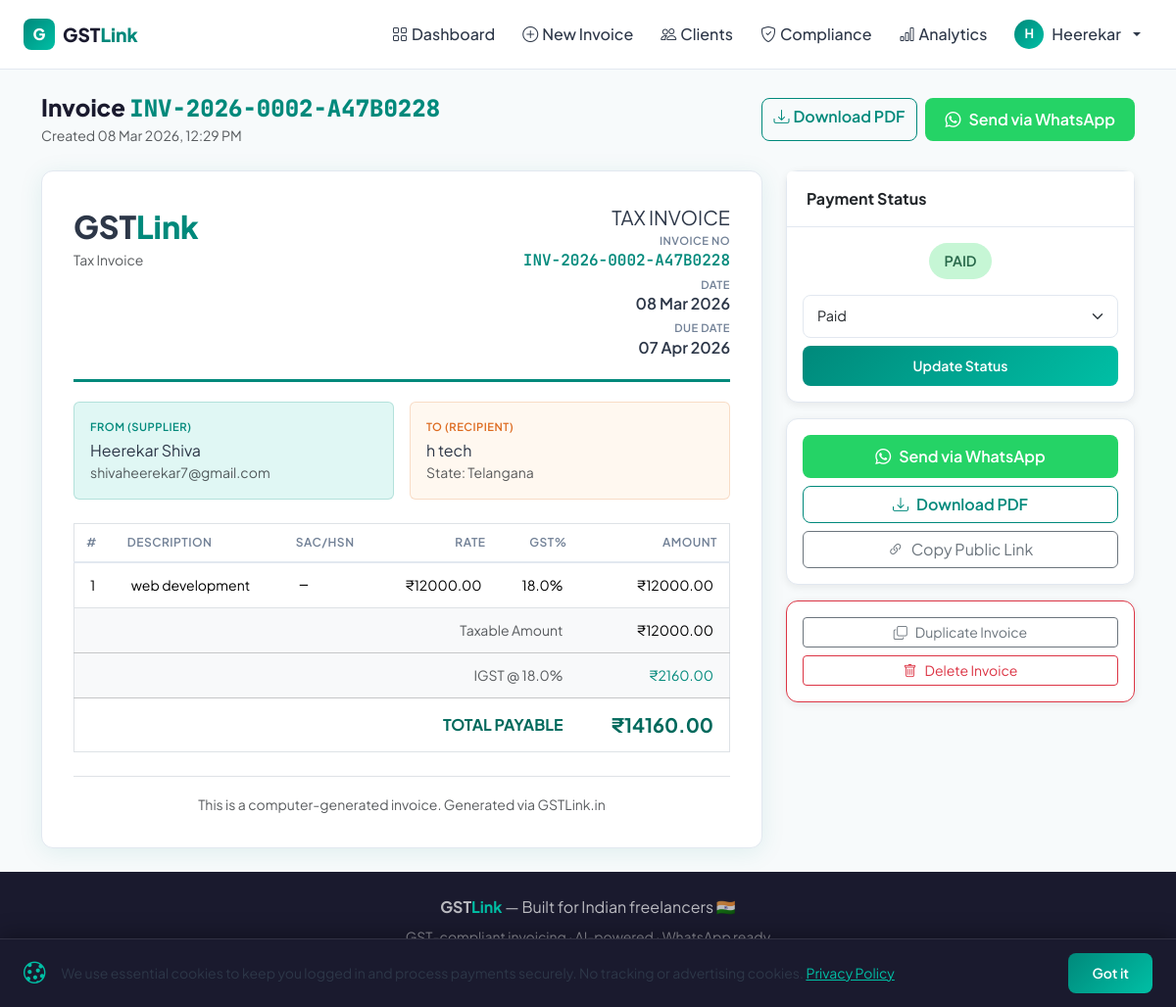
/invoice/2 (signed in), run on the app's committed database.
### database/models.py (models this page shows, shortened)
class User(UserMixin, db.Model):
    __tablename__ = 'users'
    id = db.Column(db.Integer, primary_key=True)
    name = db.Column(db.String(100), nullable=False)
    email = db.Column(db.String(150), unique=True, nullable=False)
    password = db.Column(db.String(200), nullable=False)
    gstin = db.Column(db.String(15))
    business_name = db.Column(db.String(150))
    address = db.Column(db.Text)
    phone = db.Column(db.String(15))
    hsn_code = db.Column(db.String(10))
    hourly_rate = db.Column(db.Float, default=0)
    plan_type = db.Column(db.String(20), default='trial')
    trial_started_at = db.Column(db.DateTime, default=datetime.utcnow)
    trial_ends_at = db.Column(db.DateTime, nullable=True)   # set on register
    daily_invoice_count = db.Column(db.Integer, default=0)
    daily_reset_date = db.Column(db.Date, default=date.today)
    stripe_customer_id = db.Column(db.String(100))
    created_at = db.Column(db.DateTime, default=datetime.utcnow)
    email_verified = db.Column(db.Boolean, default=False)
    email_verify_token = db.Column(db.String(64), nullable=True)
    email_verify_token_expires = db.Column(db.DateTime, nullable=True)  # 24h expiry
    password_reset_token = db.Column(db.String(64), nullable=True)
    password_reset_expires = db.Column(db.DateTime, nullable=True)
    failed_login_count = db.Column(db.Integer, default=0)
    locked_until = db.Column(db.DateTime, nullable=True)
    clients = db.relationship('Client', backref='owner', lazy=True)
    invoices = db.relationship('Invoice', backref='creator', lazy=True)

class Invoice(db.Model):
    __tablename__ = 'invoices'
    id = db.Column(db.Integer, primary_key=True)
    user_id = db.Column(db.Integer, db.ForeignKey('users.id'), nullable=False)
    client_id = db.Column(db.Integer, db.ForeignKey('clients.id'), nullable=False)
    invoice_number = db.Column(db.String(30), unique=True, nullable=False)
    description = db.Column(db.Text)
    hsn_sac = db.Column(db.String(10))
    amount = db.Column(db.Float, nullable=False)
    gst_type = db.Column(db.String(10))  # CGST_SGST | IGST
    gst_rate = db.Column(db.Float, default=18.0)
    cgst = db.Column(db.Float, default=0)
    sgst = db.Column(db.Float, default=0)
    igst = db.Column(db.Float, default=0)
    total = db.Column(db.Float, nullable=False)
    pdf_path = db.Column(db.String(300))
    payment_status = db.Column(db.String(20), default='unpaid')  # unpaid | paid | partial
    due_date = db.Column(db.Date)
    upi_id = db.Column(db.String(50))
    notes = db.Column(db.Text)
    public_token = db.Column(db.String(32), unique=True, nullable=False,
                             default=lambda: secrets.token_urlsafe(24))
    public_token_expires_at = db.Column(db.DateTime, nullable=True)  # None = no expiry set yet
    created_at = db.Column(db.DateTime, default=datetime.utcnow)

class Client(db.Model):
    __tablename__ = 'clients'
    id = db.Column(db.Integer, primary_key=True)
    user_id = db.Column(db.Integer, db.ForeignKey('users.id'), nullable=False)
    client_name = db.Column(db.String(150), nullable=False)
    client_gstin = db.Column(db.String(15))
    email = db.Column(db.String(150))
    phone = db.Column(db.String(15))
    address = db.Column(db.Text)
    state = db.Column(db.String(50))
    state_code = db.Column(db.String(5))
    created_at = db.Column(db.DateTime, default=datetime.utcnow)
    invoices = db.relationship('Invoice', backref='client', lazy=True)

### app.py (the view)
@app.route('/invoice/<int:invoice_id>')
@login_required
def view_invoice(invoice_id):
    invoice = Invoice.query.filter_by(id=invoice_id, user_id=current_user.id).first_or_404()
    client = invoice.client
    supplier_state = get_state_from_gstin(current_user.gstin) if current_user.gstin else ''
    return render_template('view_invoice.html', invoice=invoice, client=client,
                           supplier=current_user, supplier_state=supplier_state)

### templates/view_invoice.html (shortened to what this page needs)
{% extends "base.html" %}
{% block content %}
<div class="container py-4">
  <div class="d-flex justify-content-between align-items-center mb-4">
    <div>
      <h4 class="page-title mb-0">Invoice <span class="mono" style="color:var(--teal)">{{ invoice.invoice_number }}</span></h4>
      <small class="text-muted">Created {{ invoice.created_at.strftime('%d %b %Y, %I:%M %p') }}</small>
    </div>
    <div class="d-flex gap-2 flex-wrap">
      {% if invoice.pdf_path %}
      <a href="{{ url_for('download_invoice', invoice_id=invoice.id) }}" class="btn btn-outline-primary">
        <i class="bi bi-download me-1"></i>Download PDF
      </a>
      {% endif %}
      <button class="btn-whatsapp"
              data-action="whatsapp"
              data-invoice="{{ invoice.invoice_number | e }}"
              data-total="{{ '%.2f'|format(invoice.total) }}"
              data-client="{{ client.client_name | e }}"
              data-link="{{ config.BASE_URL }}/invoice/view/{{ invoice.public_token | e }}">
        <i class="bi bi-whatsapp"></i>Send via WhatsApp
      </button>
    </div>
  </div>
  <div class="row g-4">
    <div class="col-lg-8">
      <div class="invoice-preview">
        <div class="inv-header d-flex justify-content-between align-items-start">
          <div>
            <div class="inv-brand">GST<span>Link</span></div>
            <div class="text-muted small">Tax Invoice</div>
          </div>
          <div class="text-end">
            <div class="fw-700 fs-5">TAX INVOICE</div>
            <div class="inv-label">Invoice No</div>
            <div class="inv-value mono" style="color:var(--teal)">{{ invoice.invoice_number }}</div>
            <div class="inv-label mt-1">Date</div>
            <div class="inv-value">{{ invoice.created_at.strftime('%d %b %Y') }}</div>
            {% if invoice.due_date %}
            <div class="inv-label mt-1">Due Date</div>
            <div class="inv-value">{{ invoice.due_date.strftime('%d %b %Y') }}</div>
            {% endif %}
          </div>
        </div>
        <div class="row g-3 mb-4">
          <div class="col-6">
            <div class="p-3 rounded" style="background:var(--teal-pale);border:1px solid rgba(0,137,123,.2)">
              <div class="inv-label text-teal mb-1" style="color:var(--teal)">FROM (Supplier)</div>
              <div class="fw-700">{{ supplier.business_name or supplier.name }}</div>
              <div class="small text-muted">{{ supplier.email }}</div>
            </div>
          </div>
          <div class="col-6">
            <div class="p-3 rounded" style="background:#fff8f0;border:1px solid rgba(221,107,32,.2)">
              <div class="inv-label mb-1" style="color:#dd6b20">TO (Recipient)</div>
              <div class="fw-700">{{ client.client_name }}</div>
              {% if client.state %}<div class="small text-muted">State: {{ client.state }}</div>{% endif %}
            </div>
          </div>
        </div>
        <table class="table gst-table border rounded">
          <thead style="background:var(--dark);color:white;">
            <tr>
              <th>#</th><th>Description</th><th>SAC/HSN</th><th class="text-end">Rate</th><th class="text-end">GST%</th><th class="text-end">Amount</th>
            </tr>
          </thead>
          <tbody>
            <tr>
              <td>1</td>
              <td>{{ invoice.description or 'Professional Services' }}</td>
              <td class="mono">{{ invoice.hsn_sac or '—' }}</td>
              <td class="text-end">₹{{ "%.2f"|format(invoice.amount) }}</td>
              <td class="text-end">{{ invoice.gst_rate }}%</td>
              <td class="text-end fw-600">₹{{ "%.2f"|format(invoice.amount) }}</td>
            </tr>
          </tbody>
          <tfoot>
            <tr class="table-light"><td colspan="5" class="text-end text-muted">Taxable Amount</td><td class="text-end fw-600">₹{{ "%.2f"|format(invoice.amount) }}</td></tr>
            {% if invoice.gst_type == 'CGST_SGST' %}
            <tr class="table-light"><td colspan="5" class="text-end text-muted">CGST @ {{ invoice.gst_rate/2 }}%</td><td class="text-end fw-600" style="color:var(--teal)">₹{{ "%.2f"|format(invoice.cgst) }}</td></tr>
            <tr class="table-light"><td colspan="5" class="text-end text-muted">SGST @ {{ invoice.gst_rate/2 }}%</td><td class="text-end fw-600" style="color:var(--teal)">₹{{ "%.2f"|format(invoice.sgst) }}</td></tr>
            {% else %}
            <tr class="table-light"><td colspan="5" class="text-end text-muted">IGST @ {{ invoice.gst_rate }}%</td><td class="text-end fw-600" style="color:var(--teal)">₹{{ "%.2f"|format(invoice.igst) }}</td></tr>
            {% endif %}
            <tr class="gst-total-row"><td colspan="5" class="text-end">TOTAL PAYABLE</td><td class="text-end fw-800 fs-5">₹{{ "%.2f"|format(invoice.total) }}</td></tr>
          </tfoot>
        </table>
        <div class="mt-4 pt-3 border-top text-center">
          <small class="text-muted">This is a computer-generated invoice. Generated via GSTLink.in</small>
        </div>
      </div>
    </div>
    <div class="col-lg-4">
      <div class="card mb-3">
        <div class="card-header">Payment Status</div>
        <div class="card-body">
          <div class="mb-3 text-center">
            <span class="status-badge status-{{ invoice.payment_status }}" style="font-size:.9rem;padding:8px 16px">
              {{ invoice.payment_status.upper() }}
            </span>
          </div>
          <form method="POST" action="{{ url_for('update_invoice_status', invoice_id=invoice.id) }}">
            <select name="status" class="form-select form-select-sm mb-2">
              <option value="paid" {{ 'selected' if invoice.payment_status == 'paid' }}>Paid</option>
            </select>
            <button class="btn btn-sm btn-primary w-100">Update Status</button>
          </form>
        </div>
      </div>
      <div class="card mb-3">
        <div class="card-body p-3">
          <div class="d-grid gap-2">
            <button class="btn-whatsapp justify-content-center"
                    data-action="whatsapp"
                    data-invoice="{{ invoice.invoice_number | e }}"
                    data-total="{{ '%.2f'|format(invoice.total) }}"
                    data-client="{{ client.client_name | e }}"
                    data-link="{{ config.BASE_URL }}/invoice/view/{{ invoice.public_token | e }}">
              <i class="bi bi-whatsapp"></i>Send via WhatsApp
            </button>
            {% if invoice.pdf_path %}
            <a href="{{ url_for('download_invoice', invoice_id=invoice.id) }}" class="btn btn-outline-primary">
              <i class="bi bi-download me-2"></i>Download PDF
            </a>
            {% endif %}
            <button class="btn btn-outline-secondary"
                    data-action="copy"
                    data-link="{{ config.BASE_URL }}/invoice/view/{{ invoice.public_token | e }}">
              <i class="bi bi-link-45deg me-2"></i>Copy Public Link
            </button>
          </div>
        </div>
      </div>
      <div class="card border-danger">
        <div class="card-body p-3">
          <form method="POST" action="{{ url_for('duplicate_invoice', invoice_id=invoice.id) }}" class="mb-2">
            <button type="submit" class="btn btn-outline-secondary btn-sm w-100">
              <i class="bi bi-copy me-2"></i>Duplicate Invoice
            </button>
          </form>
          <form method="POST" action="{{ url_for('delete_invoice', invoice_id=invoice.id) }}" onsubmit="return confirm('Delete this invoice? This cannot be undone.')">
            <button type="submit" class="btn btn-outline-danger btn-sm w-100">
              <i class="bi bi-trash me-2"></i>Delete Invoice
            </button>
          </form>
        </div>
      </div>
    </div>
  </div>
</div>
{% endblock %}

### templates/base.html (shortened to what this page needs)
<!DOCTYPE html>
<html lang="en">
<head>
<link rel="stylesheet" href="https://cdnjs.cloudflare.com/ajax/libs/bootstrap/5.3.3/css/bootstrap.min.css"/>
<link rel="stylesheet" href="https://cdnjs.cloudflare.com/ajax/libs/bootstrap-icons/1.11.3/font/bootstrap-icons.min.css"/>
<link rel="stylesheet" href="{{ url_for('static', filename='css/main.css') }}"/>
</head>
<body>
<div id="cookieBanner" class="cookie-banner" style="display:none;">
  <div class="d-flex align-items-center gap-3 flex-wrap">
    <i class="bi bi-cookie" style="font-size:1.4rem;color:#00BFA5;flex-shrink:0;"></i>
    <p class="mb-0 small" style="flex:1;">
      We use essential cookies to keep you logged in and process payments securely. No tracking or advertising cookies.
      <a href="{{ url_for('privacy') }}" class="text-decoration-underline" style="color:#00BFA5;">Privacy Policy</a>
    </p>
    <button onclick="acceptCookies()" class="btn btn-sm btn-primary px-4" style="white-space:nowrap;">Got it</button>
  </div>
</div>
<nav class="navbar navbar-expand-lg navbar-light sticky-top" id="mainNav">
  <div class="container-fluid px-4">
    <a class="navbar-brand d-flex align-items-center gap-2" href="{{ url_for('landing') }}">
      <div class="brand-icon">G</div>
      <span class="brand-text">GST<span class="brand-accent">Link</span></span>
    </a>
    <div class="collapse navbar-collapse" id="navbarNav">
      {% if current_user.is_authenticated %}
      <ul class="navbar-nav ms-auto align-items-lg-center gap-1">
        <li class="nav-item"><a class="nav-link" href="{{ url_for('dashboard') }}"><i class="bi bi-grid me-1"></i>Dashboard</a></li>
        <li class="nav-item"><a class="nav-link" href="{{ url_for('new_invoice') }}"><i class="bi bi-plus-circle me-1"></i>New Invoice</a></li>
        <li class="nav-item"><a class="nav-link" href="{{ url_for('clients') }}"><i class="bi bi-people me-1"></i>Clients</a></li>
        <li class="nav-item"><a class="nav-link" href="{{ url_for('compliance') }}"><i class="bi bi-shield-check me-1"></i>Compliance</a></li>
        <li class="nav-item"><a class="nav-link" href="{{ url_for('analytics') }}"><i class="bi bi-bar-chart me-1"></i>Analytics</a></li>
        <li class="nav-item dropdown">
          <a class="nav-link dropdown-toggle d-flex align-items-center gap-2" href="#" data-bs-toggle="dropdown">
            <div class="avatar-sm">{{ current_user.name[0].upper() }}</div>
            <span class="d-none d-lg-inline">{{ current_user.name.split()[0] }}</span>
          </a>
        </li>
      </ul>
      {% endif %}
    </div>
  </div>
</nav>
{% block content %}{% endblock %}
<footer class="footer-main mt-auto py-4">
  <div class="container text-center">
    <p class="mb-2"><strong>GST<span style="color:#00BFA5">Link</span></strong> — Built for Indian freelancers 🇮🇳</p>
    <p class="small mb-3" style="color:rgba(255,255,255,.5)">GST-compliant invoicing · AI-powered · WhatsApp ready</p>
    <div class="d-flex justify-content-center gap-4 flex-wrap">
      <a href="{{ url_for('privacy') }}" class="small footer-link">Privacy Policy</a>
      <a href="{{ url_for('terms') }}" class="small footer-link">Terms of Service</a>
      <a href="mailto:support@gstlink.in" class="small footer-link">Support</a>
    </div>
  </div>
</footer>
</body>
</html>

### data on the page
User: name "H", name "Heerekar", business_name+name "Heerekar Shiva", email "shivaheerekar7@gmail.com"
Invoice: invoice_number "INV-2026-0002-A47B0228", created_at "08 Mar 2026, 12:29 PM", created_at "08 Mar 2026", due_date "07 Apr 2026", description "web development", hsn_sac "—", amount "12000.00", gst_rate "18.0", igst "2160.00", total "14160.00", payment_status "PAID"
Client: client_name "h tech", state "Telangana"
